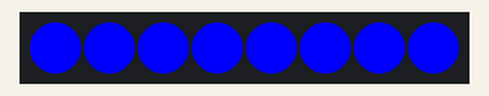
Recording of a sketch running on a simulated Arduino Uno, built with avr-gcc and run on an emulated ATmega328P. Shown: 8 RGB LEDs in strip order, left to right. Dim RGB values are drawn brighter than linear.

Above: at 1.34 s.
At 6.0 s:
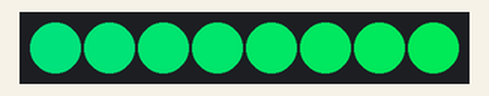
At 10.98 s:
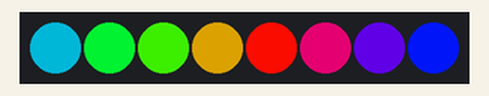
At 20.62 s:
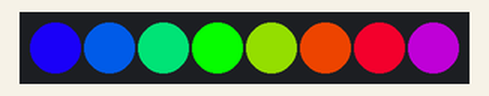
At 30.26 s:
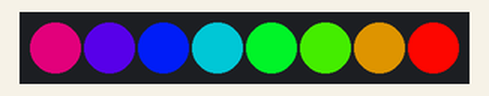
At 39.66 s:
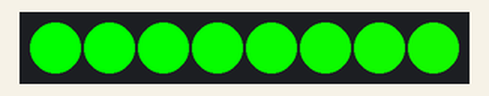
Timing chart, 0 to 40.0 s (numbered marks = the images above):
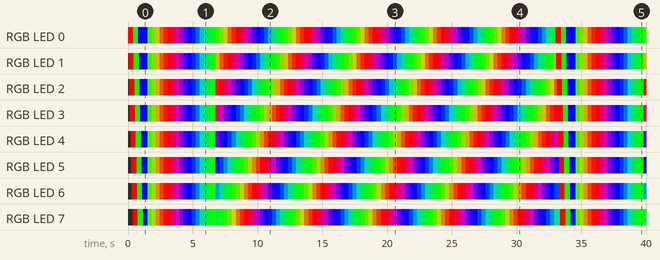

Measured:
- by itself, RGB LED 0: off → RGB(255, 0, 0) at 0.00 s, → RGB(0, 255, 0) 0.40 s later, → RGB(0, 0, 255) 0.40 s later, → RGB(45, 210, 0) 0.71 s later, … (126 changes in this stretch)
- by itself, RGB LED 1: off → RGB(255, 0, 0) at 0.05 s, → RGB(0, 255, 0) 0.40 s later, → RGB(0, 0, 255) 0.40 s later, → RGB(48, 207, 0) 0.66 s later, … (127 changes in this stretch)

The sketch:

led.ino
```cpp
#include <Adafruit_NeoPixel.h>

#define PIN 17

// Parameter 1 = number of pixels in strip
// Parameter 2 = pin number (most are valid)
// Parameter 3 = pixel type flags, add together as needed:
//   NEO_RGB     Pixels are wired for RGB bitstream
//   NEO_GRB     Pixels are wired for GRB bitstream
//   NEO_KHZ400  400 KHz bitstream (e.g. FLORA pixels)
//   NEO_KHZ800  800 KHz bitstream (e.g. High Density LED strip)
Adafruit_NeoPixel strip = Adafruit_NeoPixel(8, PIN, NEO_GRB + NEO_KHZ800);

void setup() {
  strip.begin();
  strip.show(); // Initialize all pixels to 'off'
}

void loop() {
  // Some example procedures showing how to display to the pixels:
  colorWipe(strip.Color(255, 0, 0), 50); // Red
  colorWipe(strip.Color(0, 255, 0), 50); // Green
  colorWipe(strip.Color(0, 0, 255), 50); // Blue
  rainbow(20);
  rainbowCycle(20);
}

// Fill the dots one after the other with a color
void colorWipe(uint32_t c, uint8_t wait) {
  for(uint16_t i=0; i<strip.numPixels(); i++) {
      strip.setPixelColor(i, c);
      strip.show();
      delay(wait);
  }
}

void rainbow(uint8_t wait) {
  uint16_t i, j;

  for(j=0; j<256; j++) {
    for(i=0; i<strip.numPixels(); i++) {
      strip.setPixelColor(i, Wheel((i+j) & 255));
    }
    strip.show();
    delay(wait);
  }
}

// Slightly different, this makes the rainbow equally distributed throughout
void rainbowCycle(uint8_t wait) {
  uint16_t i, j;

  for(j=0; j<256*5; j++) { // 5 cycles of all colors on wheel
    for(i=0; i< strip.numPixels(); i++) {
      strip.setPixelColor(i, Wheel(((i * 256 / strip.numPixels()) + j) & 255));
    }
    strip.show();
    delay(wait);
  }
}

// Input a value 0 to 255 to get a color value.
// The colours are a transition r - g - b - back to r.
uint32_t Wheel(byte WheelPos) {
  if(WheelPos < 85) {
   return strip.Color(WheelPos * 3, 255 - WheelPos * 3, 0);
  } else if(WheelPos < 170) {
   WheelPos -= 85;
   return strip.Color(255 - WheelPos * 3, 0, WheelPos * 3);
  } else {
   WheelPos -= 170;
   return strip.Color(0, WheelPos * 3, 255 - WheelPos * 3);
  }
}
```
